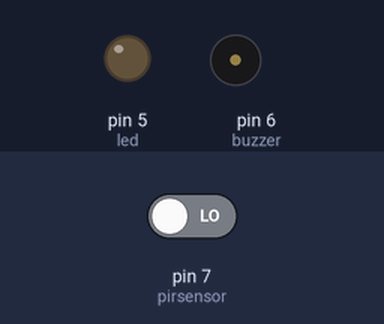
The sketch below on a simulated Arduino Uno, built with avr-gcc and run on an emulated ATmega328P. Shown: output pins drawn as LEDs (lit = HIGH), buzzer (waves = sounding, pin HIGH). Dashed ring = blinking. The inputs (shaded band) are chosen by the test bench; at power-on: pin 7 (pirsensor) LOW.

Above: at 1.8 s.
1.9 s: pin 7 (pirsensor) driven HIGH
At 2.4 s:
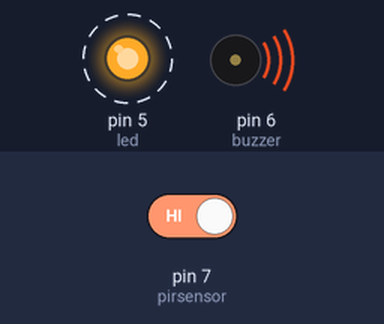
4.9 s: pin 7 (pirsensor) driven LOW
At 5.4 s:
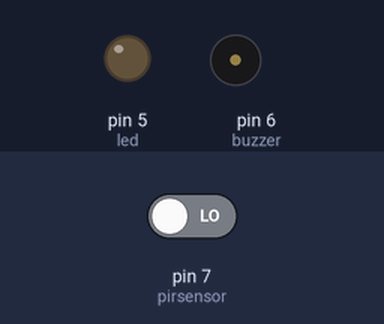
Timing chart, 0 to 7.9 s (numbered marks = the images above; inputs shaded):
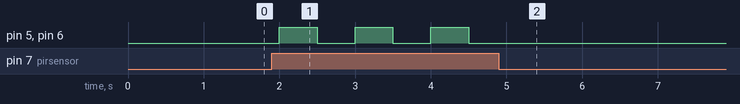

The sketch:

hirsizAlarmi.ino
```cpp
int pirsensor = 7;
int buzzer = 6;
int led = 5;
int deger = 0;

void setup() {
  // put your setup code here, to run once:
pinMode(pirsensor,INPUT);
pinMode(buzzer,OUTPUT);
pinMode(led,OUTPUT);
}

void loop() {
  // put your main code here, to run repeatedly:
deger = digitalRead(pirsensor);
if (deger==HIGH)
{
  digitalWrite(buzzer,HIGH);
  digitalWrite(led,HIGH);
  delay(500);
  digitalWrite(buzzer,LOW);
  digitalWrite(led,LOW);
  delay(500);
}
else
{
  digitalWrite(buzzer,LOW);
  digitalWrite(led,LOW);
  delay(500);
}
}
```

Measured:
- after the input at 1.9 s, pin 5 (led), pin 6 (buzzer): alternates HIGH for 0.50 s and LOW for 0.50 s, starting after 0.10 s
- after the input at 4.9 s, pin 5 (led), pin 6 (buzzer): stops changing and stays LOW
